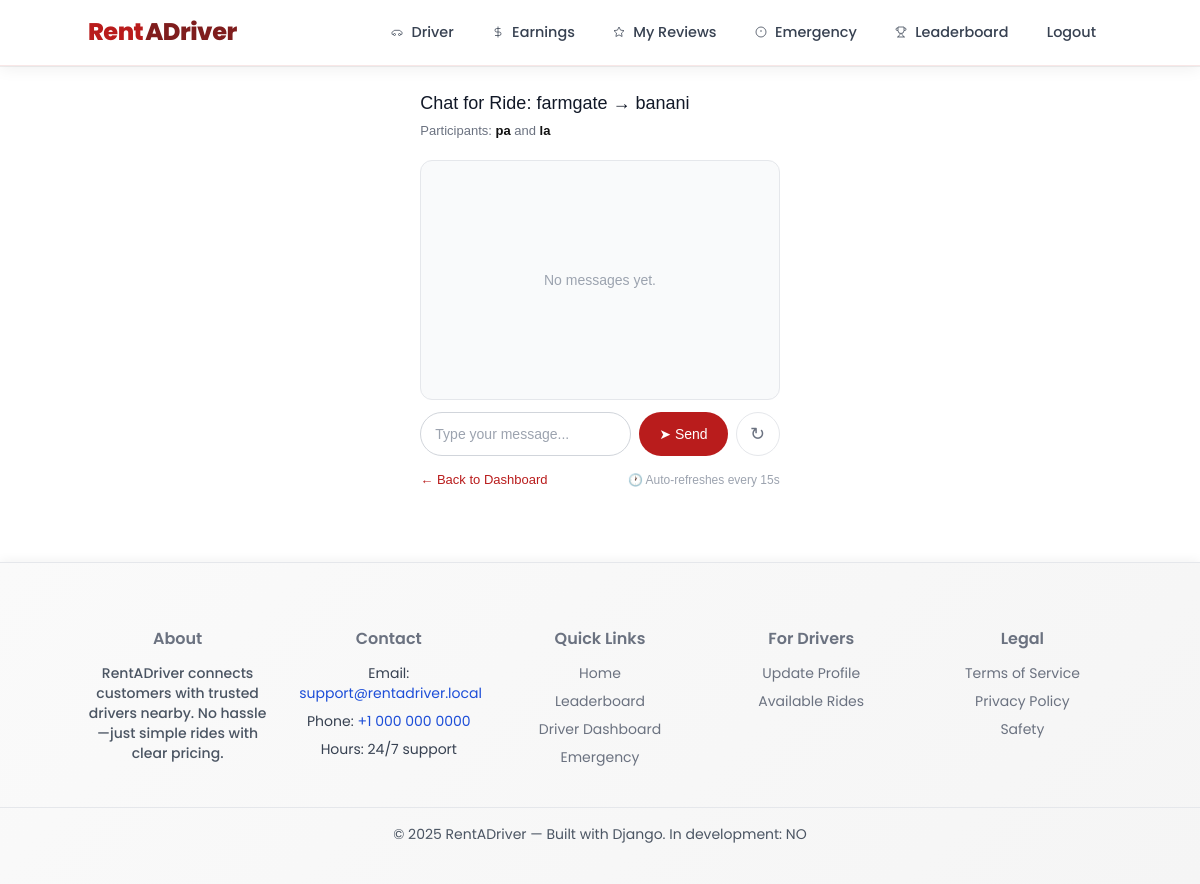
The app's page /chat/22/ (signed in) with its own data.
### core/models.py (models this page shows, shortened)
class Booking(models.Model):
    ride_request = models.OneToOneField(RideRequest, on_delete=models.CASCADE, related_name="booking")
    driver = models.ForeignKey(Account, on_delete=models.CASCADE, related_name="bookings")
    confirmed_at = models.DateTimeField(auto_now_add=True)
    status = models.CharField(
        max_length=20,
        choices=[('ongoing', 'Ongoing'), ('completed', 'Completed'), ('cancelled', 'Cancelled')],
        default='ongoing'
    )

class RideRequest(models.Model):
    customer = models.ForeignKey(Account, on_delete=models.CASCADE)
    pickup_location = models.CharField(max_length=200)
    dropoff_location = models.CharField(max_length=200)
    pickup_lat = models.FloatField(null=True, blank=True)
    pickup_lng = models.FloatField(null=True, blank=True)
    dropoff_lat = models.FloatField(null=True, blank=True)
    dropoff_lng = models.FloatField(null=True, blank=True)
    status = models.CharField(max_length=20, default="pending")
    created_at = models.DateTimeField(auto_now_add=True)

class Account(AbstractUser):
    ROLE_CHOICES = (
        ('customer', 'Customer'),
        ('driver', 'Driver'),
    )
    role = models.CharField(max_length=15, choices=ROLE_CHOICES)
    last_lat = models.FloatField(null=True, blank=True)
    last_lng = models.FloatField(null=True, blank=True)

### core/views.py (the view, shortened to what this page needs)
# urls.py: path("chat/<int:booking_id>/", views.chat_room, name="chat_room"),
@login_required
def chat_room(request, booking_id):
    booking = get_object_or_404(Booking, id=booking_id)
    user = request.user
    if booking.ride_request.customer != user and booking.driver != user:
        return HttpResponseForbidden("You are not allowed to view this chat.")
    if booking.status in ["completed", "cancelled"]:
        messages.info(request, "Chat is unavailable for finalized rides.")
        return redirect("driver_dashboard" if user.role == "driver" else "customer_dashboard")
    messages_list = booking.messages.select_related("sender").all()
    return render(request, "chat_room.html", {
        "booking": booking,
        "messages_list": messages_list,
        "is_driver": booking.driver == user,
        "is_customer": booking.ride_request.customer == user,
    })

### core/templates/chat_room.html (shortened to what this page needs)
{% extends "base.html" %}
{% load static %}
{% block content %}
<section style="max-width: 680px; margin: 1.5rem auto; padding: 0 1rem; font-family: sans-serif;">
  <div style="margin-bottom: 1.25rem;">
    <h2 style="font-size: 18px; font-weight: 500; margin: 0 0 4px;">
      Chat for Ride: {{ booking.ride_request.pickup_location }} → {{ booking.ride_request.dropoff_location }}
    </h2>
    <p style="font-size: 13px; color: #6b7280; margin: 0;">
      Participants: <strong style="color: #111;">{{ booking.ride_request.customer.username }}</strong> and <strong style="color: #111;">{{ booking.driver.username }}</strong>
    </p>
  </div>
  <div id="chatBox" style="background: #f9fafb; border: 1px solid #e5e7eb; border-radius: 12px; padding: 1rem 1.25rem; min-height: 240px; max-height: 380px; overflow-y: auto; display: flex; flex-direction: column; gap: 10px;">
    {% for m in messages_list %}
      {% if m.sender == request.user %}
        <div style="display: flex; flex-direction: column; align-items: flex-end; max-width: 75%; align-self: flex-end;">
          <span style="font-size: 11px; color: #9ca3af; font-weight: 500; margin-bottom: 2px;">{{ m.sender.username }}</span>
          <div style="background: #b91c1c; color: #fff; padding: 8px 14px; border-radius: 14px 14px 4px 14px; font-size: 14px; line-height: 1.5;">{{ m.text|linebreaksbr }}</div>
          <span style="font-size: 10px; color: #9ca3af; margin-top: 2px;">{{ m.created_at|date:"H:i" }}</span>
        </div>
      {% else %}
        <div style="display: flex; flex-direction: column; align-items: flex-start; max-width: 75%; align-self: flex-start;">
          <span style="font-size: 11px; color: #9ca3af; font-weight: 500; margin-bottom: 2px;">{{ m.sender.username }}</span>
          <div style="background: #fff; border: 1px solid #e5e7eb; color: #111; padding: 8px 14px; border-radius: 14px 14px 14px 4px; font-size: 14px; line-height: 1.5;">{{ m.text|linebreaksbr }}</div>
          <span style="font-size: 10px; color: #9ca3af; margin-top: 2px;">{{ m.created_at|date:"H:i" }}</span>
        </div>
      {% endif %}
    {% empty %}
      <p style="color: #9ca3af; font-size: 14px; margin: auto; text-align: center;">No messages yet.</p>
    {% endfor %}
  </div>
  <form method="post" action="{% url 'chat_room' booking.id %}" style="display: flex; align-items: center; gap: 8px; margin-top: 12px;">
    <input type="text" name="text" placeholder="Type your message..." required
      style="flex: 1; height: 44px; padding: 0 14px; border-radius: 22px; border: 1px solid #d1d5db; font-size: 14px; outline: none; background: #fff;" />
    <button type="submit"
      style="height: 44px; padding: 0 20px; background: #b91c1c; color: #fff; border: none; border-radius: 22px; font-size: 14px; font-weight: 500; cursor: pointer; display: flex; align-items: center; gap: 6px;">
      ➤ Send
    </button>
    <a href="{% url 'chat_room' booking.id %}" title="Refresh messages"
      style="height: 44px; width: 44px; border-radius: 50%; border: 1px solid #e5e7eb; background: #fff; color: #6b7280; display: flex; align-items: center; justify-content: center; text-decoration: none; font-size: 18px; flex-shrink: 0;">
      ↻
    </a>
  </form>
  <div style="display: flex; align-items: center; justify-content: space-between; margin-top: 14px;">
    <a href="{% if is_driver %}{% url 'driver_dashboard' %}{% else %}{% url 'customer_dashboard' %}{% endif %}"
      style="font-size: 13px; color: #b91c1c; text-decoration: none; display: flex; align-items: center; gap: 4px;">
      ← Back to Dashboard
    </a>
    <span style="font-size: 12px; color: #9ca3af;">🕐 Auto-refreshes every 15s</span>
  </div>
</section>
{% endblock %}

### core/static/css/style.css (style rules this page uses)
:root { --bg: #ffffff; --card: #fafafa; --muted: #6b7280; --accent: #b91c1c; --accent-2: #7f1d1d; --glass: rgba(185,28,28,0.04); --text-primary: #111827; --text-secondary: #374151; --border: #e5e7eb; --shadow: rgba(0,0,0,0.1); --success: #10b981; --success-light: #d1fae5; --radius: 12px; --fw-regular: 400; --fw-medium: 600; --max-width: 1100px; }
* { box-sizing: border-box; outline: none; }
a, button, input, select, textarea { outline: none; -webkit-tap-highlight-color: transparent; }
html,body { height:100%; margin: 0; padding: 0; outline: none; }
body { min-height: 100vh; display: flex; flex-direction: column; }
body { margin:0; font-family: "Poppins", system-ui, -apple-system, "Segoe UI", Roboto, "Helvetica Neue", Arial; background: var(--bg); color: var(--text-primary); -webkit-font-smoothing:antialiased; -moz-osx-font-smoothing:grayscale; line-height:1.45; -webkit-tap-highlight-color: transparent; min-height: 100vh; display: flex; flex-direction: column; }
* { outline: none; }

### records on screen
Booking: ride_request.pickup_location "farmgate", ride_request.dropoff_location "banani", ride_request.customer.username "pa", driver.username "la"

### other values on screen
{{ debug|yesno:"YES,NO" }} "NO"
